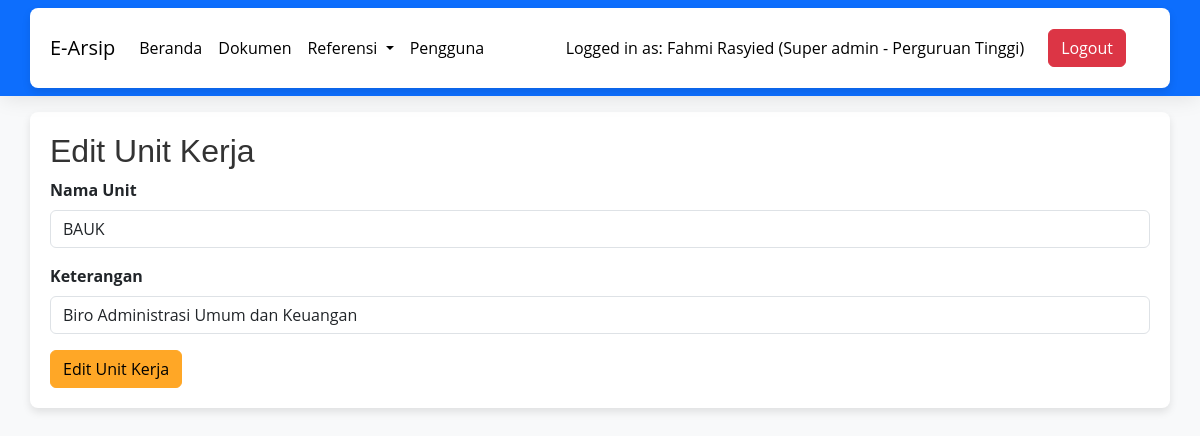
Page /edit-unit-kerja.php?id=2 (signed in) on the committed database.
### tables this page shows
CREATE TABLE `users` (
  `id_user` int NOT NULL,
  `email` varchar(255) DEFAULT NULL,
  `password` varchar(255) DEFAULT NULL,
  `nama_lengkap` varchar(255) DEFAULT NULL,
  `tanggal_lahir` date DEFAULT NULL,
  `alamat` varchar(255) DEFAULT NULL,
  `id_jabatan` int DEFAULT NULL,
  `id_unit_kerja` int DEFAULT NULL,
  `foto_profil` varchar(255) DEFAULT NULL,
  `hak_akses` int NOT NULL,
  `status_pengguna` varchar(255) NOT NULL
);

CREATE TABLE `unit_kerja` (
  `id_unit` int NOT NULL,
  `nama_unit` varchar(999) NOT NULL,
  `keterangan` varchar(999) NOT NULL
);

### edit-unit-kerja.php (the view, shortened to what this page needs)
<?php
include "koneksi.php";
$id_unit = $_GET['id'];
$sql = "SELECT * FROM unit_kerja WHERE id_unit = '$id_unit'";
$result = $conn->query($sql);
if ($result->num_rows > 0) {
    $unit = $result->fetch_assoc();
} else {
    header("Location: unit_kerja.php");
}
?>
<!DOCTYPE html>
<html lang="en">
<head>
    <link href="https://cdn.jsdelivr.net/npm/bootstrap@5.3.0-alpha1/dist/css/bootstrap.min.css" rel="stylesheet">
    <link rel="stylesheet" href="css/style.css">
</head>
<body>
<?php
        include "navbar.php";
    ?>
    <div class="container mt-3">
        <h2>Edit Unit Kerja</h2>
        <form action="proses-edit-unit-kerja.php" method="POST">
            <div class="mb-3">
                <label for="nama_unit" class="form-label">Nama Unit</label>
                <input type="text" class="form-control" id="nama_unit" name="nama_unit" value="<?php echo $unit['nama_unit']; ?>" required>
            </div>
            <div class="mb-3">
                <label for="keterangan" class="form-label">Keterangan</label>
                <input type="text" class="form-control" id="keterangan" name="keterangan" value="<?php echo $unit['keterangan']; ?>" required>
            </div>
            <button type="submit" name="submit" onclick="return confirm('Apakah Anda yakin ingin mengedit unit kerja?')" class="btn btn-warning" style="background-color: #ffa726; border-color: #ffa726;">Edit Unit Kerja</button>
        </form>
    </div>
</body>

### navbar.php (shortened to what this page needs)
<nav class="navbar navbar-expand-lg navbar-dark bg-primary">
    <div class="container">
        <a class="navbar-brand" style="color: black;" href="index.php">E-Arsip</a>
        <div class="collapse navbar-collapse" id="navbarSupportedContent">
            <ul class="navbar-nav me-auto mb-2 mb-lg-0">
                <li class="nav-item">
                    <a class="nav-link active" aria-current="page" href="index.php">Beranda</a>
                </li>
                <li class="nav-item">
                    <a class="nav-link" href="dokumen.php">Dokumen</a>
                </li>
                <?php
                $sql = "SELECT * FROM users WHERE email='" . $_SESSION['email'] . "'";
                $result = $conn->query($sql);
                if ($result->num_rows > 0) {
                    $row = $result->fetch_assoc();
                    if ($row['hak_akses'] == 1) {
                ?>
                        <li class="nav-item dropdown">
                            <a class="nav-link dropdown-toggle" href="#" id="referensiDropdown" role="button" data-bs-toggle="dropdown" aria-expanded="false">
                                Referensi
                            </a>
                        </li>
                        <li class="nav-item">
                            <a class="nav-link" href="pengguna.php">Pengguna</a>
                        </li>
                <?php
                    }
                }
                ?>
            </ul>
            <span class="navbar-text" style="color: black;">
            <?php
                    if (isset($_SESSION['email'])) {
                        $sql = "SELECT u.*, uk.nama_unit AS nama_unit_kerja
                                FROM users u
                                INNER JOIN unit_kerja uk ON u.id_unit_kerja = uk.id_unit
                                WHERE email='" . $_SESSION['email'] . "'";
                        $result = $conn->query($sql);
                        if ($result->num_rows > 0) {
                            $row = $result->fetch_assoc();
                            $userName = $row['nama_lengkap'];
                            $userAccess = '';
                            switch ($row['hak_akses']) {
                                case 1:
                                    $userAccess = 'Super admin';
                                    break;
                            }
                            echo "<span class='navbar-text'>Logged in as: $userName ($userAccess - " . $row['nama_unit_kerja'] . ")</span>";
                        }
                    }
                    ?>
            </span>
            <ul class="navbar-nav me-4 ms-4 mb-2 mb-lg-0">
                <li class="nav-item">
                    <a class="white btn btn-danger" href="logout.php">Logout</a>
                </li>
            </ul>
        </div>
    </div>
</nav>

### css/style.css (style rules this page uses)
body { font-family: 'Open Sans', sans-serif; }
.navbar { background-color: #ff9800; box-shadow: 0 4px 20px -2px rgba(0, 0, 0, 0.1); }
.navbar-brand { color: #000000; }
.navbar-text { color: #000000; }
.navbar-nav .nav-link { color: #fff; transition: color 0.2s ease; }

### edit-unit-kerja.php (style rules this page uses)
body { background-color: #f8f9fa; }
.container { background-color: #ffffff; border-radius: 8px; box-shadow: 0 4px 8px rgba(0, 0, 0, 0.1); padding: 20px; }
h2 { font-family: 'Arial', sans-serif; color: #333; }
.form-label { font-weight: bold; }
.btn-warning { background-color: #ffc107; border-color: #ffc107; }
.btn-danger { background-color: #dc3545; border-color: #dc3545; }
.navbar-nav .nav-link { color: #000 !important; }

### rows in the picture
users: nama_lengkap "Fahmi Rasyied", hak_akses "Super admin", id_unit_kerja.nama_unit "Perguruan Tinggi"
unit_kerja: nama_unit "BAUK", keterangan "Biro Administrasi Umum dan Keuangan"
